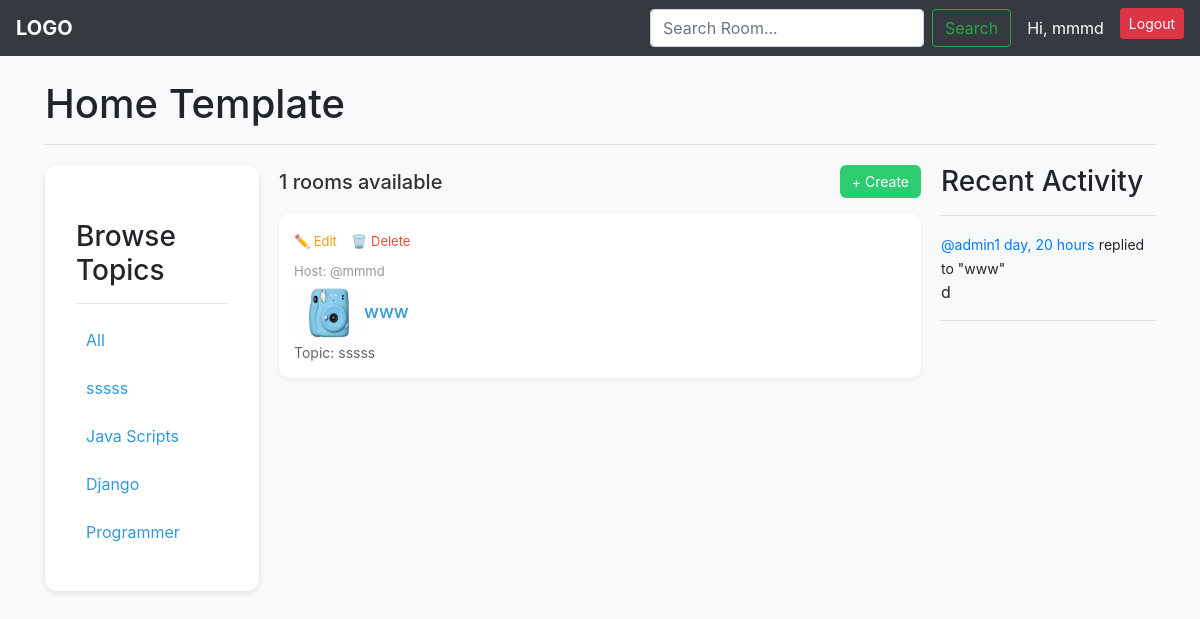
The page / (signed in) on the database its author committed.
### chat_room/models.py (models this page shows)
class Topic(models.Model):
    name = models.CharField(max_length=50)
    def __str__(self):
        return self.name

class Room(models.Model):
    topic = models.ForeignKey(Topic,on_delete=models.SET_NULL,null=True)
    host = models.ForeignKey(User,on_delete=models.SET_NULL,null=True)
    name = models.CharField(max_length=250,)
    participants = models.ManyToManyField(User,related_name="participants",blank=True)
    description = models.TextField(blank=True,null=True)
    update = models.DateTimeField(auto_now=True)
    created = models.DateTimeField(auto_now_add=True)
    image = models.ImageField(upload_to="room/image",blank=True,null=True)
    class Meta:
        ordering = ['-update','-created']
    def __str__(self):
        return self.name

class Message(models.Model):
    user = models.ForeignKey(User,on_delete=models.CASCADE)
    room = models.ForeignKey(Room,on_delete=models.CASCADE)
    body = models.TextField()
    updated = models.DateTimeField(auto_now=True)
    created = models.DateTimeField(auto_now_add=True)
    def __str__(self):
        return self.body[0:50]

### chat_room/views.py (the view)
# urls.py: path('',views.rooms,name="rooms"),
@login_required(login_url="login_register")
def rooms(request):
    q = request.GET.get('q') if request.GET.get('q') != None else ''
    room = Room.objects.filter(
        Q(topic__name__icontains=q) |
        Q(name__icontains=q)|
        Q(description__icontains=q)|
        Q(name__icontains=q)
        )
    topics = Topic.objects.all()
    room_count = Room.objects.filter(participants=request.user).count()
    room_message = Message.objects.filter(Q(room__topic__name__icontains=q)).order_by("-created","-updated")
    context = {
        'rooms':room,
        'topics':topics,
        'room_count':room_count,
        'room_messages':room_message,
        'q':q,
    }
    return render(request,"room/room.html",context)

### templates/room/room.html (shortened to what this page needs)
{% extends "base.html" %}
{% block content %}
<div class="home-container">
    <div class="topics">
        {% include "room/topic_component.html" %}
    </div>
    <div>
        <div class="rooms-header">
            <h5>{{ room_count }} rooms available</h5>
            <a href="{% url 'create_room' %}">+ Create</a>
        </div>
        {% include "room/feed_component.html" %}
    </div>
    <div class="activity">
        {% include 'room/activity_component.html' %}
    </div>
</div>
{% endblock content %}

### templates/navbar.html
<nav class="navbar navbar-expand-lg navbar-dark bg-dark">
    <a class="navbar-brand font-weight-bold" href="{% url 'rooms' %}">LOGO</a>
    <form class="form-inline my-2 my-lg-0 ml-auto" method="GET" action="{% url 'rooms' %}">
      <input class="form-control mr-sm-2" type="search" name="q" placeholder="Search Room..." aria-label="Search">
      <button class="btn btn-outline-success my-2 my-sm-0" type="submit">Search</button>
    </form>
    <ul class="navbar-nav ml-3">
      {% if request.user.is_authenticated %}
        <li class="nav-item">
          <span class="navbar-text text-white mr-3">Hi, <a href="{% url 'profile' user.id %}">{{ request.user.username }}</span>
        </li>
        <li class="nav-item">
          <a class="btn btn-danger btn-sm" href="{% url 'logout' %}">Logout</a>
        </li>
      {% else %}
        <li class="nav-item">
          <a class="btn btn-success btn-sm" href="{% url 'login_register' %}">Login</a>
        </li>
      {% endif %}
    </ul>
  </nav>

### templates/room/topic_component.html
<div class="topics-box p-3 mt-4">
    <h3 class="mb-3">Browse Topics</h3>
    <hr>
    <a class="topic-link d-block mb-2" href="{% url 'rooms' %}">All</a>
    {% for topic in topics %}
        <a class="topic-link d-block mb-2" href="{% url 'rooms' %}?q={{topic.name}}">{{ topic.name }}</a>
    {% endfor %}
</div>

### templates/room/feed_component.html (shortened to what this page needs)
{% if q %}
{% for room in rooms %}
<style>
    .room-img {
    height: 50px;
    width: 50px;
    object-fit: cover; /* تصویر رو قشنگ داخل کادر جا میده */
    border-radius: 8px; /* لبه‌ها گرد میشن */
}
</style>
<div class="room">
    <div class="room-actions">
        {% if request.user == room.host %}
        <a href="{% url 'update_room' room.id %}">✏️ Edit</a>
        <a href="{% url 'delete_room' room.id %}">🗑️ Delete</a>
        {% else %}
        {% endif %}
    </div>
    <span>Host: @{{ room.host.username }}</span>
    {% if room.image %}
    <h5><img src="{{ room.image.url }}" alt="{{ room.name }}" class="room-img"><a href="{% url 'chat_room' room.id %}">{{ room.name }}</a></h5>
    {% else %}
    <h5><a href="{% url 'chat_room' room.id %}">{{ room.name }}</a></h5>
    {% endif %}
    <small>Topic: {{ room.topic }}</small>
</div>
{% endfor %}
{% else %}
{% for room in rooms %}
    {% if request.user in room.participants.all %}
        <div class="room">
            <div class="room-actions">
                {% if request.user == room.host %}
                <a href="{% url 'update_room' room.id %}">✏️ Edit</a>
                <a href="{% url 'delete_room' room.id %}">🗑️ Delete</a>
                {% endif %}
            </div>
            <span>Host: @{{ room.host.username }}</span>
            {% if room.image %}
            <h5><img src="{{ room.image.url }}" alt="{{ room.name }}" class="room-img" height="50px" width="70px"><a href="{% url 'chat_room' room.id %}">{{ room.name }}</a></h5>
            {% else %}
            <h5><a href="{% url 'chat_room' room.id %}">{{ room.name }}</a></h5>
            {% endif %}
            <small>Topic: {{ room.topic }}</small>
        </div>
    {% endif %}
{% empty %}
    <p style="color: #777;">No rooms found.</p>
{% endfor %}
{% endif %}

### templates/room/activity_component.html (shortened to what this page needs)
<h3>Recent Activity</h3>
        <hr>
        {% for message in room_messages %}
        <div>
            <a href="{% url 'profile' message.user.id %}"><small>@{{ message.user }}{{ message.created|timesince }}</small></a>
            <small>replied to "{{ message.room }}" </small>
            <p>{{ message }}</p>
            <hr>
        </div>
        {% endfor %}

### templates/room/room.html (style rules this page uses)
.home-container { display: grid; grid-template-columns: 1fr 3fr 1fr; gap: 20px; margin-top: 20px; }
.topics { background: #fff; padding: 15px; border-radius: 12px; box-shadow: 0 2px 6px rgba(0,0,0,0.1); }
.topics h3 { margin-bottom: 10px; }
.topics a { display: block; padding: 8px 10px; margin: 5px 0; text-decoration: none; color: #3498db; border-radius: 6px; transition: 0.3s; }
.rooms-header { display: flex; justify-content: space-between; align-items: center; margin-bottom: 15px; }
.rooms-header h5 { margin: 0; color: #333; }
.rooms-header a { background: #2ecc71; color: #fff; padding: 6px 12px; border-radius: 6px; text-decoration: none; font-size: 14px; }
.room { background: #fff; padding: 15px; border-radius: 12px; margin-bottom: 15px; box-shadow: 0 2px 6px rgba(0,0,0,0.05); }
.room h5 { margin: 0; font-size: 18px; }
.room h5 a { text-decoration: none; color: #3498db; }
.room small { display: block; color: #666; margin-top: 4px; }
.room span { font-size: 13px; color: #999; display: block; margin-bottom: 6px; }
.room-actions { margin-bottom: 10px; }
.room-actions a { font-size: 13px; margin-right: 10px; text-decoration: none; color: #e74c3c; }
.room-actions a:first-child { color: #f39c12; }

### rows shown on the page
Topic: name "sssss"
Topic: name "Java Scripts"
Topic: name "Django"
Topic: name "Programmer"
Room: shows "✏️ Edit", host.username "mmmd", image (picture), name "www", topic "sssss"
Message: user "admin", created "1 day, 20 hours", room "www", body "d"

### other values the page prints
{{ request.user.username }} "mmmd"
{{ room_count }} "1"
